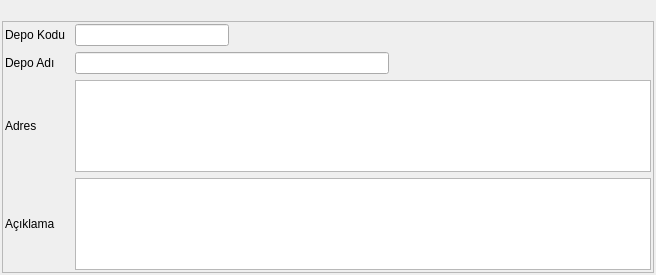
<?xml version="1.0" encoding="UTF-8"?>
<ui version="4.0">
 <class>SUBE_DEPOLARI_FORMU</class>
 <widget class="QDialog" name="SUBE_DEPOLARI_FORMU">
  <property name="geometry">
   <rect>
    <x>0</x>
    <y>0</y>
    <width>656</width>
    <height>275</height>
   </rect>
  </property>
  <property name="sizePolicy">
   <sizepolicy hsizetype="Expanding" vsizetype="Expanding">
    <horstretch>0</horstretch>
    <verstretch>0</verstretch>
   </sizepolicy>
  </property>
  <property name="minimumSize">
   <size>
    <width>656</width>
    <height>275</height>
   </size>
  </property>
  <property name="windowTitle">
   <string>DEPOLAR</string>
  </property>
  <layout class="QGridLayout" name="gridLayout_2" rowstretch="1,20">
   <property name="sizeConstraint">
    <enum>QLayout::SetNoConstraint</enum>
   </property>
   <property name="margin">
    <number>2</number>
   </property>
   <item row="0" column="0" colspan="2">
    <widget class="QWidget" name="navigation_buttons_widget" native="true">
     <property name="sizePolicy">
      <sizepolicy hsizetype="Expanding" vsizetype="Expanding">
       <horstretch>0</horstretch>
       <verstretch>0</verstretch>
      </sizepolicy>
     </property>
    </widget>
   </item>
   <item row="1" column="0" colspan="2">
    <widget class="QFrame" name="frame">
     <property name="sizePolicy">
      <sizepolicy hsizetype="Expanding" vsizetype="Expanding">
       <horstretch>0</horstretch>
       <verstretch>0</verstretch>
      </sizepolicy>
     </property>
     <property name="frameShape">
      <enum>QFrame::StyledPanel</enum>
     </property>
     <property name="frameShadow">
      <enum>QFrame::Raised</enum>
     </property>
     <layout class="QGridLayout" name="gridLayout" rowstretch="1,1,2,2" columnstretch="1,6,6,10">
      <property name="margin">
       <number>2</number>
      </property>
      <item row="0" column="0">
       <widget class="QLabel" name="label_depo_kodu">
        <property name="sizePolicy">
         <sizepolicy hsizetype="Fixed" vsizetype="Fixed">
          <horstretch>0</horstretch>
          <verstretch>0</verstretch>
         </sizepolicy>
        </property>
        <property name="text">
         <string>Depo Kodu </string>
        </property>
       </widget>
      </item>
      <item row="0" column="1">
       <widget class="QLineEdit" name="lineEdit_depo_kodu">
        <property name="maxLength">
         <number>10</number>
        </property>
       </widget>
      </item>
      <item row="1" column="0">
       <widget class="QLabel" name="label_depo_adi">
        <property name="sizePolicy">
         <sizepolicy hsizetype="Fixed" vsizetype="Fixed">
          <horstretch>0</horstretch>
          <verstretch>0</verstretch>
         </sizepolicy>
        </property>
        <property name="text">
         <string>Depo Adı</string>
        </property>
       </widget>
      </item>
      <item row="1" column="1" colspan="2">
       <widget class="QLineEdit" name="lineEdit_depo_adi">
        <property name="maxLength">
         <number>20</number>
        </property>
       </widget>
      </item>
      <item row="2" column="0">
       <widget class="QLabel" name="label_adres">
        <property name="sizePolicy">
         <sizepolicy hsizetype="Fixed" vsizetype="Fixed">
          <horstretch>0</horstretch>
          <verstretch>0</verstretch>
         </sizepolicy>
        </property>
        <property name="text">
         <string>Adres</string>
        </property>
       </widget>
      </item>
      <item row="3" column="0">
       <widget class="QLabel" name="label_aciklama">
        <property name="sizePolicy">
         <sizepolicy hsizetype="Fixed" vsizetype="Fixed">
          <horstretch>0</horstretch>
          <verstretch>0</verstretch>
         </sizepolicy>
        </property>
        <property name="text">
         <string>Açıklama</string>
        </property>
       </widget>
      </item>
      <item row="0" column="2">
       <spacer name="horizontalSpacer_4">
        <property name="orientation">
         <enum>Qt::Horizontal</enum>
        </property>
        <property name="sizeHint" stdset="0">
         <size>
          <width>40</width>
          <height>20</height>
         </size>
        </property>
       </spacer>
      </item>
      <item row="2" column="1" colspan="3">
       <widget class="QLimitedTextEdit" name="limitedTextEdit_adres"/>
      </item>
      <item row="3" column="1" colspan="3">
       <widget class="QLimitedTextEdit" name="limitedTextEdit_aciklama"/>
      </item>
      <item row="1" column="3">
       <spacer name="horizontalSpacer_2">
        <property name="orientation">
         <enum>Qt::Horizontal</enum>
        </property>
        <property name="sizeHint" stdset="0">
         <size>
          <width>40</width>
          <height>20</height>
         </size>
        </property>
       </spacer>
      </item>
     </layout>
    </widget>
   </item>
  </layout>
 </widget>
 <customwidgets>
  <customwidget>
   <class>QLimitedTextEdit</class>
   <extends>QTextEdit</extends>
   <header>QLimitedTextEdit.h</header>
  </customwidget>
 </customwidgets>
 <tabstops>
  <tabstop>lineEdit_depo_kodu</tabstop>
  <tabstop>lineEdit_depo_adi</tabstop>
  <tabstop>limitedTextEdit_adres</tabstop>
  <tabstop>limitedTextEdit_aciklama</tabstop>
 </tabstops>
 <resources/>
 <connections/>
</ui>
